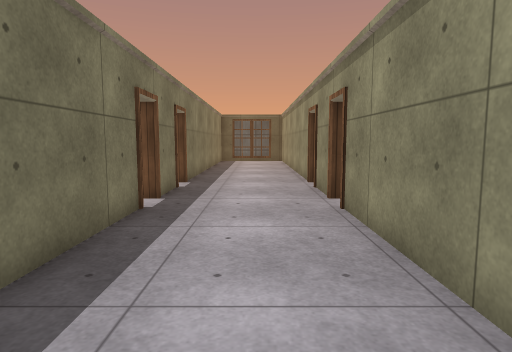
View 1 (above)

22 first-person views from a walk through a 3-D level made in the Unity game engine. The camera is 1.3 m above the floor, tilts 6° down and sees 75° across. The floor is counted in squares, 1 m on a side. Each view is taken from the middle of a square. On the plan, view 1 faces up. The plan holds only what a view shows up to about 14 squares ahead; the rest is blank. The place goes on beyond the plan. Door leaves are left out, so doorways stand open. Surface patterns are stand-ins for the level's own textures.

View 2
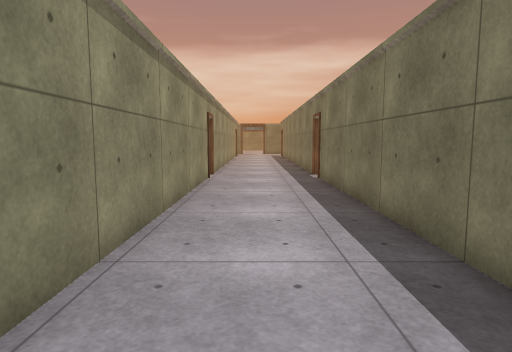

View 3
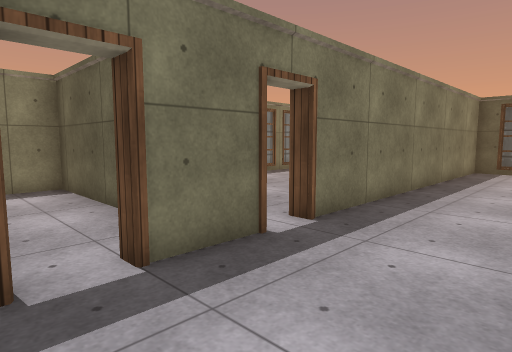

View 4
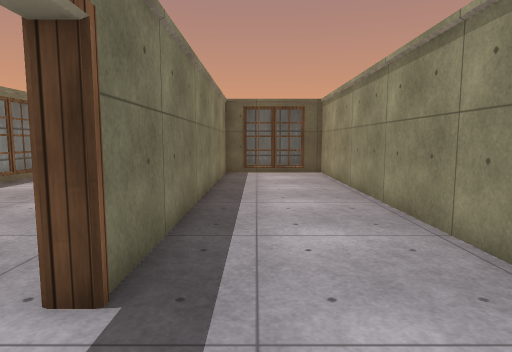

View 5
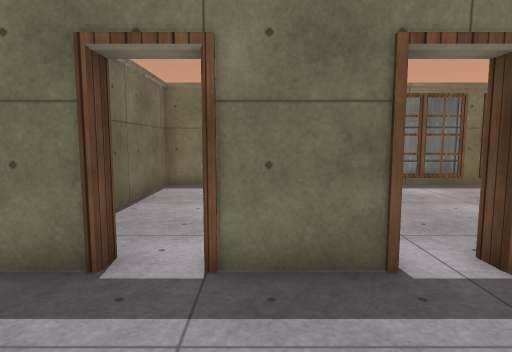

View 6
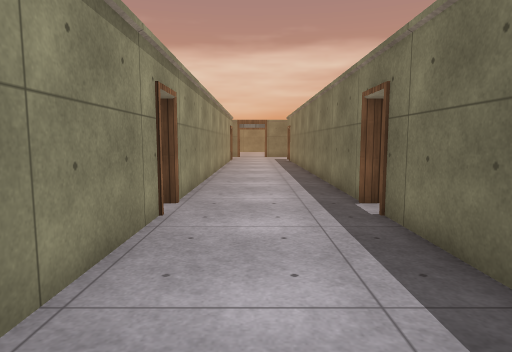

View 7
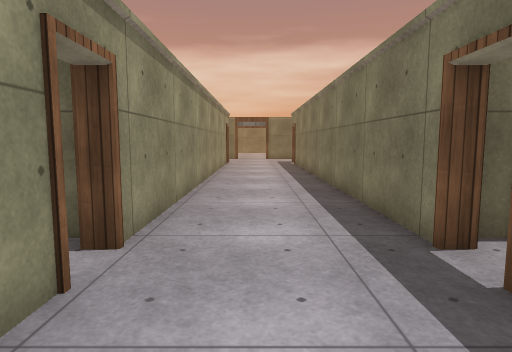

View 8
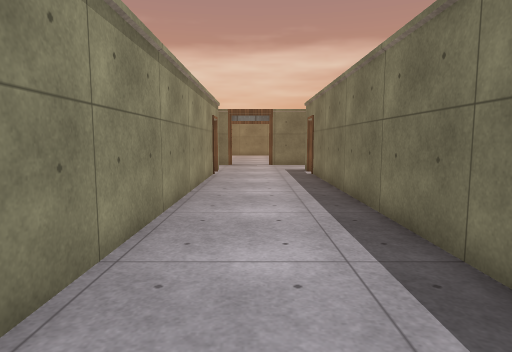

View 9
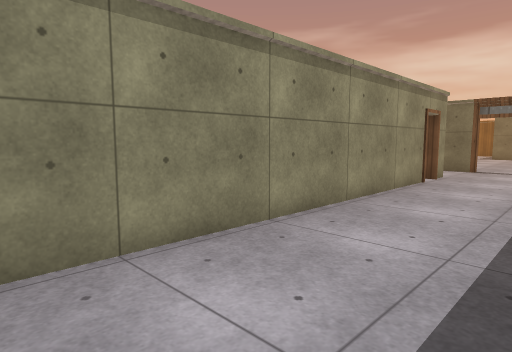

View 10
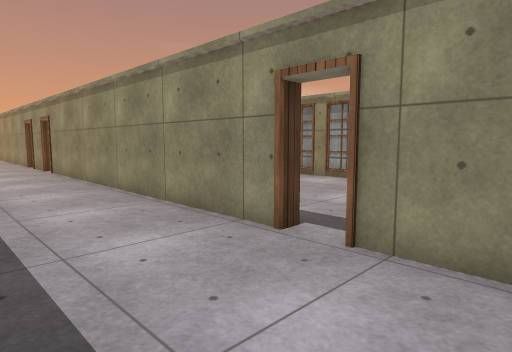

View 11
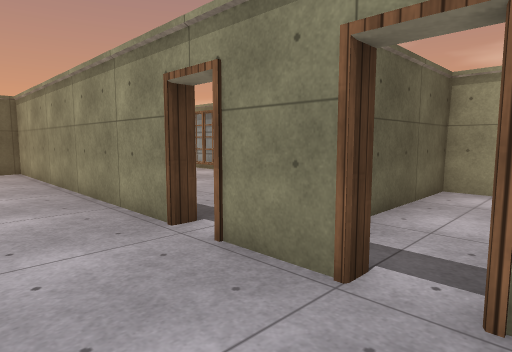

View 12
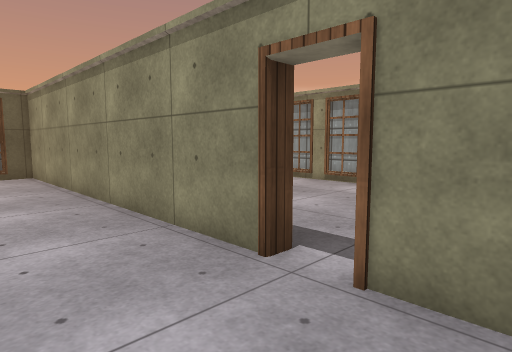

View 13
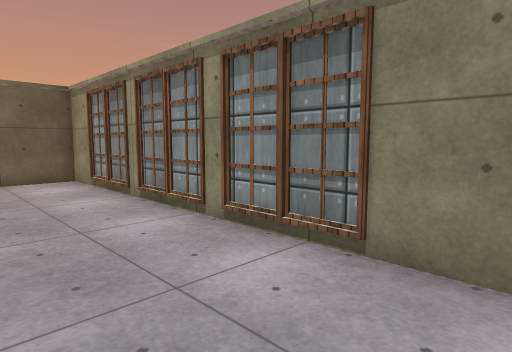

View 14
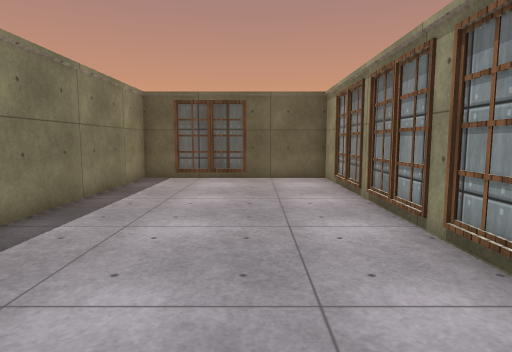

View 15
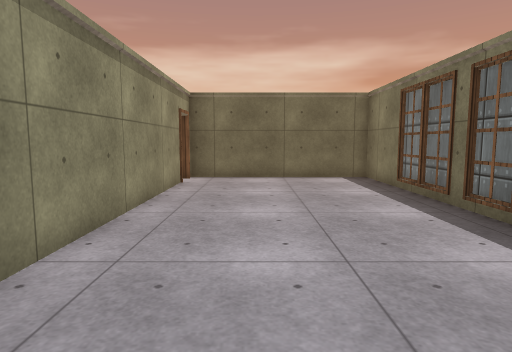

View 16
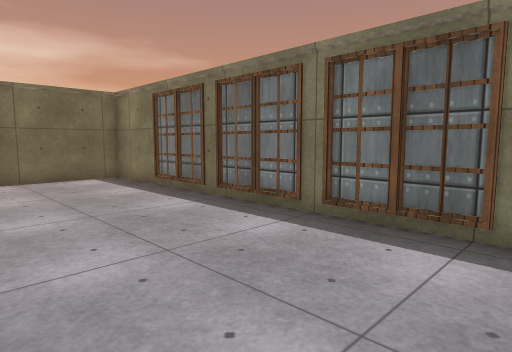

View 17
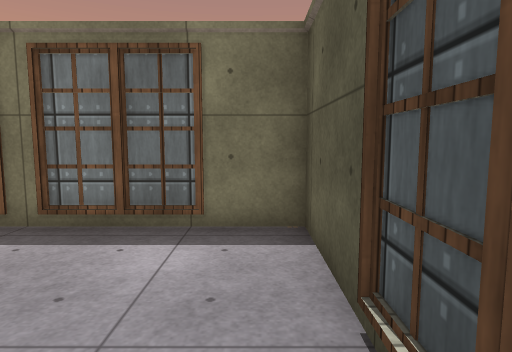

View 18
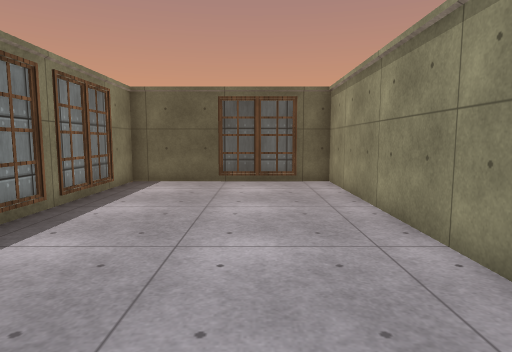

View 19
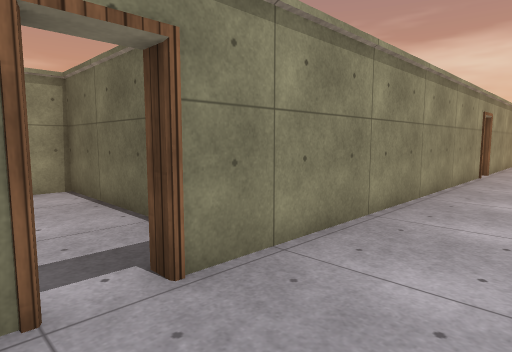

View 20
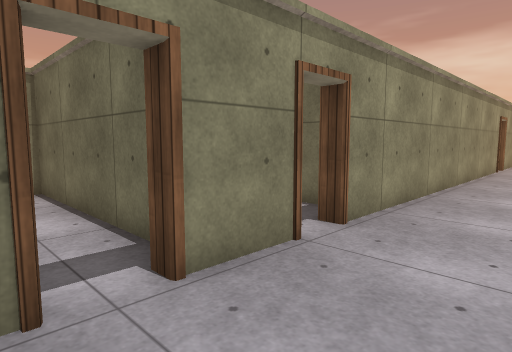

View 21
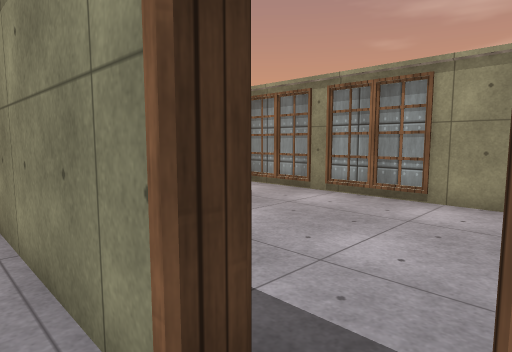

View 22
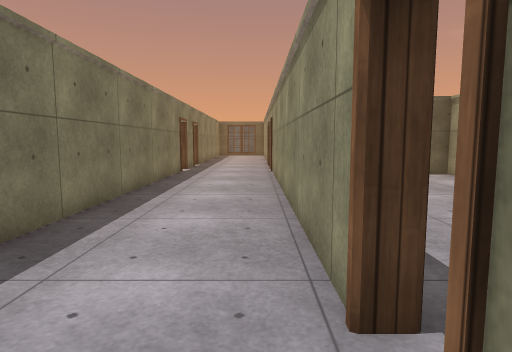

### Floor plan
Ten units are one square. View 1 is at (0, 0); x grows to the right and y downward. Boxes are objects, and circles mark ways between rooms. Rooms are numbered by the first view taken in them; rooms with no view inside come last. Other rooms are left out.
<svg viewBox="-95 -223 185 472">
<path fill="none" stroke="#000" d="M17 59 17 -64M-22 69 -22 222M-22 -64 -22 59M17 -75 17 -94M-22 -95 -22 -75M17 -105 17 -218 -22 -218 -22 -105M17 222 17 69M17 244 17 232M29 -90 85 -90 85 -218 21 -218 21 -150M-26 -105 -26 -218 -90 -218 -90 -90 -26 -90M85 60 85 -7M29 -53 85 -53 85 -86 44 -86M-54 -86 -90 -86 -90 -53 -52 -53"/>
<circle cx="20" cy="-100" r="3" fill="#2a7"/>
<circle cx="-25" cy="-100" r="3" fill="#2a7"/>
<circle cx="28" cy="68" r="3" fill="#2a7"/>
<circle cx="20" cy="-70" r="3" fill="#2a7"/>
<circle cx="-25" cy="-70" r="3" fill="#2a7"/>
<text x="0" y="20">1</text>
<text x="50" y="-160">2</text>
<text x="-60" y="-160">3</text>
<text x="50" y="10">4</text>
<text x="50" y="-70">5</text>
<text x="-60" y="-70">6</text>
</svg>
Room 1 opens to room 2. Room 1 opens to room 3. Room 1 opens to room 4. Room 1 opens to room 5. Room 1 opens to room 6.

Where each view was taken, in squares from view 1:
view 1: 0 up, 0 right, facing up
view 2: 6 up, 0 right, facing down
view 3: 6 up, 1 right, facing up-left
view 4: 8 up, 1 left, facing up
view 5: 8 up, 1 right, facing left
view 6: 0 up, 0 right, facing down
view 7: 3 down, 0 right, facing down
view 8: 9 down, 0 right, facing down
view 9: 11 down, 2 left, facing down-right
view 10: 9 down, 2 left, facing up-right
view 11: 6 up, 1 left, facing up-right
view 12: 8 up, 1 left, facing up-right
view 13: 10 up, 5 right, facing up-right
view 14: 10 up, 6 right, facing up
view 15: 21 up, 5 left, facing down
view 16: 21 up, 4 left, facing down-left
view 17: 21 up, 4 left, facing left
view 18: 11 up, 5 left, facing up
view 19: 8 up, 1 left, facing down-right
view 20: 11 up, 1 left, facing down-right
view 21: 7 down, 1 right, facing up-right
view 22: 8 down, 1 right, facing up
